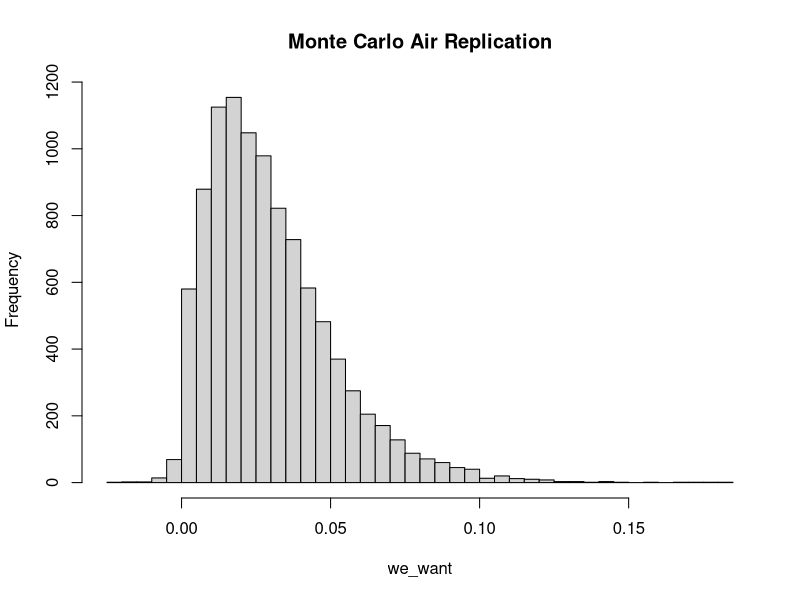

Here is the R script that generated this plot: (Note: this script raises an error after producing the figure.)
## ---- chunk 1
set.seed(400)
## ---- chunk 2
library(dplyr)
library(stats)
library(tidyr)
library(tidyverse)
library(broom)
library(ggplot2)
library(tibble)
## ---- chunk 3
m <- 10000

monte_AIR <- function(m) {
  storing <- numeric(m)
  for (i in 1:m){
    p <- rnorm(1, mean = 0.48, sd = 0.20)
    I <- 1
    phi <- rnorm(1, mean = 100, sd = 20)
    V <- 132
    N <- rnorm(1, mean = 3, sd = 0.5)
    t <- rnorm(1, mean = 0.5, sd = 0.167)
  
    form <- ((p*I*phi)/V) * ((N*t + exp(-N*t) - 1) / (N^2))
  
    storing[i] <- 1 - exp(-form)
  }
  return(storing)
}

we_want <- monte_AIR(m)

mean(we_want)

hist(we_want , breaks = 35, main = "Monte Carlo Air Replication")
## ---- chunk 4
# Wells-Riley formula: 

## vent_mean = 4 <- ventilation rate
## breath_mean = 0.48 <- pumonary ventilation rate
## time_mean = 0.5 <- 30min /1 hr

air_monte <- function(m = 10000, quanta_mean, quanta_sd, 
                      room_vol=132, infect=1, vent_mean=4, vent_sd=1, 
                      breath_mean=0.48, breath_sd=0.2, 
                      time_mean=0.5, time_sd=0.167, s_mean = 19, s_sd=10) {

  
    p_vec <- pmax(rnorm(m, breath_mean, breath_sd), 0)
    phi_vec <- pmax(rnorm(m, quanta_mean, quanta_sd), 0)
    t_vec <- pmax(rnorm(m, time_mean, time_sd), 0)
    Q_vec <- pmax(rnorm(m, vent_mean, vent_sd), 0.01)
    S0_vec <- pmax(round(rnorm(m, s_mean, s_sd)), 1)
    I_vec <- infect
    
      # exposure term
    X_vec <- (I_vec * phi_vec * p_vec * t_vec) / Q_vec
    
      # infection prob. 
    P_vec <- 1 - exp(-X_vec)
    
    new_infect <- S0_vec * P_vec
    S_after <- S0_vec - new_infect
    
    res_df <- tibble::tibble(
      p = p_vec, phi=phi_vec, t=t_vec, Q=Q_vec, S0=S0_vec, 
      X=X_vec, prob=P_vec, infections=new_infect, survivors=S_after
    )
    
    summ <- list(
      mean_prob = mean(res_df$prob),
      mean_infections = mean(res_df$infections),
      prob_quantiles = quantile(res_df$prob, c(0.25,0.5,0.75,0.9,0.95)),
      inf_quantiles = quantile(res_df$infections, c(0.25,0.5,0.75,0.9,0.95))
    )
    return(list(data=res_df, summary=summ))
}

plot_prob <- function(sim_res, title="Infection Prob. Distribution"){
  df <- sim_res$data
  ggplot(df, aes(x=prob)) +
    geom_histogram(aes(y=..count.. / sum(..count..) * 100), bins=35, closed="left") +
    labs(x="Infection Prob. for an Individual(P)", 
         y="Percent of Simulation (%)",
         title=title)
}
## ---- chunk 5
TB <- air_monte(m=10000, quanta_mean=12.7, quanta_sd=3.0)
Flu <- air_monte(m=10000, quanta_mean=100, quanta_sd=25.0)
Meas <- air_monte(m=10000, quanta_mean=570, quanta_sd=143.0)
SARS <- air_monte(m=10000, quanta_mean=2.7, quanta_sd=1.2)

## ---- chunk 6
better_monte <- function(m = 10000, dis_quanta, quanta_sd, room_size = 132, 
                         infected_individuals = 1, ACH = 4){ 
  probability_inf <- numeric(m)
  num_new_infect <- numeric(m)
  sus_persons <- numeric(m)

  for(i in 1:m) {
    
    p_2 <- max(rnorm(1, mean = 0.48, sd = 0.20), 0)
    phi_2 <- max(rnorm(1, mean = dis_quanta, sd = quanta_sd),0)
    t_2 <- max(rnorm(1, mean = 0.5, sd = 0.167), 0)
    S0 <- max(round(rnorm(1, mean = 19, sd = 10)),1)
    
    q_2 <- infected_individuals * phi_2
 
    
    nucci <- ((p_2*q_2)/room_vol) * 
      ((ACH * t_2 + exp(-ACH * 
                                      t_2) -1) / (ACH^2))
    
    S_t <- S0 * exp(-nucci)
    
    inf <- S0 - S_t
    
    sus_prob <- inf / S0
    
    probability_inf[i] <- sus_prob
    num_new_infect[i] <- inf
    sus_persons[i] <- S_t
  }
  
  return(list(prob = probability_inf,
              infections = num_new_infect,
              survivors = sus_persons,
              summary = list(mean_prob = mean(probability_inf),
                             mean_infections = mean(num_new_infect),
                             prob_quantiles = quantile(probability_inf, 
                                                       c(0.25, 0.5, 0.75, 
                                                         0.9, 0.95)),
                             inf_quantiles = quantile(num_new_infect, 
                                                      c(0.25, 0.5, 0.75, 
                                                        0.9, 0.95)))))

}

TB <- better_monte(10000, dis_quanta = 12.7, quanta_sd = 3.0,
                   room_vol = 132, infected_individuals = 1, 
                   ACH = 4)

mean(TB$prob)

TB_df <- data.frame(prob = TB$prob)

TB_plot <- ggplot(data = TB_df, aes(x = prob)) + 
  geom_histogram(aes(y = ..density.. *100),
                 bins = 35, 
                 fill = "lightgrey",
                 color = "black") + 
  geom_density(color = "darkred", linewidth = 1) +
  labs(title = "TB Prob. Distrib.",
       x = "Prob. of Infection",
       y = "Percentage of Simulations")

TB_plot


## ---- chunk 7
Measles <- better_monte(10000, dis_quanta = 100, quanta_sd = 25.0,
                   room_vol = 132, infected_individuals = 1, 
                   ACH = 4)

mean(Measles$prob)
hMeas <- hist(Measles$prob, breaks = 35, main = "Measles Replication")

hMeas$counts <- hMeas$counts / sum(hMeas$counts) * 100

plot(h, main = "Measles Prob Freq Distrib")


densM <- density(Measles$prob)

densM$y <- densM$y / sum(densM$y) *100

plot(densM, main = "Measles: Prob Freq Distrib 2")
## ---- chunk 8
Influenza <- better_monte(10000, dis_quanta = 570, quanta_sd = 173.0,
                   room_vol = 132, infected_individuals = 1, 
                   ACH = 4)

mean(Influenza$prob)

hFLU <- hist(Influenza$prob, breaks = 35, main = "Influenza Replication")

hFLU$counts <- hFLU$counts / sum(hFLU$counts) * 100

plot(hFLU, main = "Influenza Prob Freq Distrib")


densFLU <- density(Influenza$prob)

densFLU$y <- densFLU$y / sum(densFLU$y) *100

plot(densFLU, main = "Influenza: Prob Freq Distrib 2")

## ---- chunk 9
sum_disease <- tibble::tibble(
  Disease=c("TB","Flu", "Meas", "SARS"),
  Mean_Prob = c(TB$summary$mean_prob,
                Flu$summary$mean_prob,
                Meas$summary$mean_prob,
                SARS$summary$mean_prob),
  Mean_Infections = c(TB$summary$mean_infections,
                      Flu$summary$mean_infections,
                      Meas$summary$mean_infections,
                      SARS$summary$mean_infections),
  Prob_25 = c(TB$summary$prob_quantiles[1],
              Flu$summary$prob_quantiles[1],
              Meas$summary$prob_quantiles[1],
              SARS$summary$prob_quantiles[1]),
  Prob_50 = c(TB$summary$prob_quantiles[2],
              Flu$summary$prob_quantiles[2],
              Meas$summary$prob_quantiles[2],
              SARS$summary$prob_quantiles[2]),
  Prob_75 = c(TB$summary$prob_quantiles[3],
              Flu$summary$prob_quantiles[3],
              Meas$summary$prob_quantiles[3],
              SARS$summary$prob_quantiles[3]),
  Prob_90 = c(TB$summary$prob_quantiles[4],
              Flu$summary$prob_quantiles[4],
              Meas$summary$prob_quantiles[4],
              SARS$summary$prob_quantiles[4]),
  Prob_95 = c(TB$summary$prob_quantiles[5],
              Flu$summary$prob_quantiles[5],
              Meas$summary$prob_quantiles[5],
              SARS$summary$prob_quantiles[5])
)

sum_dis_round <- sum_disease %>%
  mutate(across(where(is.numeric), ~ round(.x,3)))

sum_dis_round

## ---- chunk 10

## The monte carlo simulation results estimate the infection risk for four airborne disease in a standard waiting room scenario. 

## Tuberculosis: moderate mean infection prob of 0.499 per susceptible individual, with approx 9.6 expected new infections, high variability: range from 0.342 to 0.857, showing potential higher-risk scenarios in dif conditions

## Influenza: higher mean prob: 0.941, nearly 18 expected infections, median and upper quantiles approach 1, infection is almost certain in the environment

## Measles: highest risk, mean prob. of 0.987, almost entire susceptible pop expected to become infected, all quantiles 1

## SARS: low mean prob: 0.153, roughly 3 expected new infections, moderate variability ranges from 0.072 to 0.369

## ---- chunk 11
sum_disease <- tibble::tibble(
  Disease=c("TB","Flu", "Meas", "SARS"),
  Mean_Prob = c(TB$summary$mean_prob,
                Flu$summary$mean_prob,
                Meas$summary$mean_prob,
                SARS$summary$mean_prob),
  Mean_Infections = c(TB$summary$mean_infections,
                      Flu$summary$mean_infections,
                      Meas$summary$mean_infections,
                      SARS$summary$mean_infections),
  Prob_25 = c(TB$summary$prob_quantiles[1],
              Flu$summary$prob_quantiles[1],
              Meas$summary$prob_quantiles[1],
              SARS$summary$prob_quantiles[1]),
  Prob_50 = c(TB$summary$prob_quantiles[2],
              Flu$summary$prob_quantiles[2],
              Meas$summary$prob_quantiles[2],
              SARS$summary$prob_quantiles[2]),
  Prob_75 = c(TB$summary$prob_quantiles[3],
              Flu$summary$prob_quantiles[3],
              Meas$summary$prob_quantiles[3],
              SARS$summary$prob_quantiles[3]),
  Prob_90 = c(TB$summary$prob_quantiles[4],
              Flu$summary$prob_quantiles[4],
              Meas$summary$prob_quantiles[4],
              SARS$summary$prob_quantiles[4]),
  Prob_95 = c(TB$summary$prob_quantiles[5],
              Flu$summary$prob_quantiles[5],
              Meas$summary$prob_quantiles[5],
              SARS$summary$prob_quantiles[5])
)

sum_dis_round <- sum_disease %>%
  mutate(across(where(is.numeric), ~ round(.x,3)))

sum_dis_round

## ---- chunk 12

## The monte carlo simulation results estimate the infection risk for four airborne disease in a standard waiting room scenario. 

## Tuberculosis: moderate mean infection prob of 0.499 per susceptible individual, with approx 9.6 expected new infections, high variability: range from 0.342 to 0.857, showing potential higher-risk scenarios in dif conditions

## Influenza: higher mean prob: 0.941, nearly 18 expected infections, median and upper quantiles approach 1, infection is almost certain in the environment

## Measles: highest risk, mean prob. of 0.987, almost entire susceptible pop expected to become infected, all quantiles 1

## SARS: low mean prob: 0.153, roughly 3 expected new infections, moderate variability ranges from 0.072 to 0.369

## *infection risk is strongly driven by the disease'airborne quanta generation rate: meas and flu-high risk, tb-moderate risk, sars-lower risk
